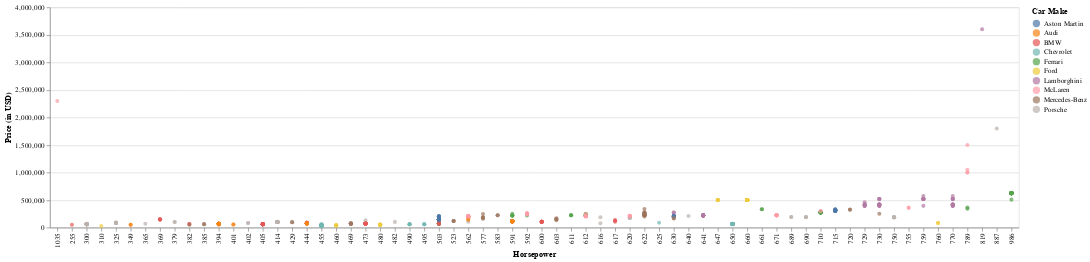

Notebook code for this chart:
### Markdown cell above
###  I Linear Regression Model
First, I wanna to generate an Altair plot to show the relationsihp between hoursepower and price, with the color defined by differnt sport car brands.

### Code cell
c1=alt.Chart(df2).mark_circle().encode(
    x="Horsepower",
    y="Price (in USD)",
    color="Car Make"
)
c1

### Figure 1 — Vega-Lite specification as saved in the notebook (floating-point values rounded to 4 significant figures; data arrays with more than 128 entries replaced by an {"elided": "..."} marker saying what was removed)
{"config": {"view": {"continuousWidth": 400, "continuousHeight": 300}}, "data": {"name": "data-6e500d6cee44ec209ba6444f16f2d1eb"}, "mark": "circle", "encoding": {"color": {"field": "Car Make", "type": "nominal"}, "x": {"field": "Horsepower", "type": "nominal"}, "y": {"field": "Price (in USD)", "type": "quantitative"}}, "$schema": "https://vega.github.io/schema/vega-lite/v4.17.0.json", "datasets": {"data-6e500d6cee44ec209ba6444f16f2d1eb": {"elided": "628 records"}}}
